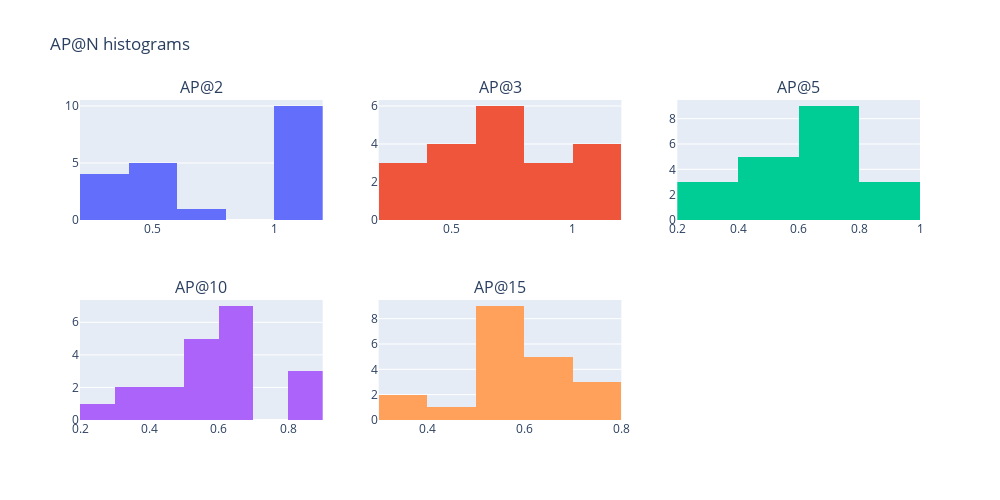

Notebook code cell kept with this figure:
### Markdown cell above
### Step 10: Plotting AP@N histograms

### Code cell
fig = make_subplots(rows=2, cols=3, subplot_titles=("AP@2", "AP@3", "AP@5", "AP@10", "AP@15"))

fig.add_trace(go.Histogram(x=AP_songs[0]), row=1, col=1)
fig.add_trace(go.Histogram(x=AP_songs[1]), row=1, col=2)
fig.add_trace(go.Histogram(x=AP_songs[2]), row=1, col=3)
fig.add_trace(go.Histogram(x=AP_songs[3]), row=2, col=1)
fig.add_trace(go.Histogram(x=AP_songs[4]), row=2, col=2)

fig.update_layout(height=500, 
                  width=1000, 
                  showlegend=False,
                  title_text="AP@N histograms")

fig.show()

### Figure 1 — Plotly figure (JSON) as saved in the notebook; plotly's stock layout.template omitted (floating-point values rounded to 4 significant figures)
{"data": [{"type": "histogram", "x": [0.5556, 1, 1, 1, 1, 1, 0.5, 0.3333, 0.6667, 0.3333, 0.3333, 0.3333, 0.5, 0.5556, 1, 0.5556, 1, 1, 1, 1], "xaxis": "x", "yaxis": "y"}, {"type": "histogram", "x": [0.6433, 1, 0.76, 1, 0.76, 1, 0.5, 0.3, 0.71, 0.3333, 0.4667, 0.2, 0.5, 0.4533, 0.8, 0.6433, 1, 0.8, 0.76, 0.8], "xaxis": "x2", "yaxis": "y2"}, {"type": "histogram", "x": [0.6259, 0.8664, 0.6083, 0.7675, 0.7165, 0.8664, 0.6429, 0.3796, 0.6592, 0.3333, 0.4667, 0.2762, 0.5, 0.5175, 0.62, 0.6378, 0.8664, 0.4625, 0.5964, 0.7042], "xaxis": "x3", "yaxis": "y3"}, {"type": "histogram", "x": [0.6035, 0.8069, 0.4679, 0.6481, 0.6681, 0.8069, 0.6429, 0.3982, 0.6239, 0.3939, 0.55, 0.2923, 0.5, 0.5026, 0.5906, 0.6075, 0.8015, 0.4659, 0.5061, 0.6046], "xaxis": "x4", "yaxis": "y4"}, {"type": "histogram", "x": [0.572, 0.7565, 0.5182, 0.6528, 0.6279, 0.7565, 0.6429, 0.3982, 0.5896, 0.4654, 0.55, 0.3551, 0.5714, 0.5321, 0.6083, 0.5754, 0.7479, 0.5083, 0.5128, 0.6205], "xaxis": "x5", "yaxis": "y5"}], "layout": {"annotations": [{"font": {"size": 16}, "showarrow": false, "text": "AP@2", "x": 0.1444, "xanchor": "center", "xref": "paper", "y": 1, "yanchor": "bottom", "yref": "paper"}, {"font": {"size": 16}, "showarrow": false, "text": "AP@3", "x": 0.5, "xanchor": "center", "xref": "paper", "y": 1, "yanchor": "bottom", "yref": "paper"}, {"font": {"size": 16}, "showarrow": false, "text": "AP@5", "x": 0.8556, "xanchor": "center", "xref": "paper", "y": 1, "yanchor": "bottom", "yref": "paper"}, {"font": {"size": 16}, "showarrow": false, "text": "AP@10", "x": 0.1444, "xanchor": "center", "xref": "paper", "y": 0.375, "yanchor": "bottom", "yref": "paper"}, {"font": {"size": 16}, "showarrow": false, "text": "AP@15", "x": 0.5, "xanchor": "center", "xref": "paper", "y": 0.375, "yanchor": "bottom", "yref": "paper"}], "height": 500, "showlegend": false, "title": {"text": "AP@N histograms"}, "width": 1000, "xaxis": {"anchor": "y", "domain": [0, 0.2889]}, "xaxis2": {"anchor": "y2", "domain": [0.3556, 0.6444]}, "xaxis3": {"anchor": "y3", "domain": [0.7111, 1]}, "xaxis4": {"anchor": "y4", "domain": [0, 0.2889]}, "xaxis5": {"anchor": "y5", "domain": [0.3556, 0.6444]}, "xaxis6": {"anchor": "y6", "domain": [0.7111, 1]}, "yaxis": {"anchor": "x", "domain": [0.625, 1]}, "yaxis2": {"anchor": "x2", "domain": [0.625, 1]}, "yaxis3": {"anchor": "x3", "domain": [0.625, 1]}, "yaxis4": {"anchor": "x4", "domain": [0, 0.375]}, "yaxis5": {"anchor": "x5", "domain": [0, 0.375]}, "yaxis6": {"anchor": "x6", "domain": [0, 0.375]}}}
